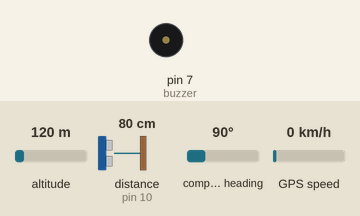
Recording of a sketch running on a simulated Arduino Uno, built with avr-gcc and run on an emulated ATmega328P. Parts: buzzer (waves = sounding, pin HIGH). Wiring (inferred from the names in the program): ultrasonic range finder: trigger pin 9; echo pin 10. The test bench sets the inputs (shaded band); at power-on: altitude 120 m, distance to the obstacle (sensor on pin 10) 80 cm, compass heading 90°, GPS speed 0 km/h. The echo pulse lasts 58.3 µs per cm; the GPS gets a fix after 3 s at 37.7749, -122.4194 with 8 satellites; pins used as bus, display or sensor lines are not drawn; what the sketch prints to the serial monitor is not drawn.

Above: at 0.1 s.
At 2.1 s:
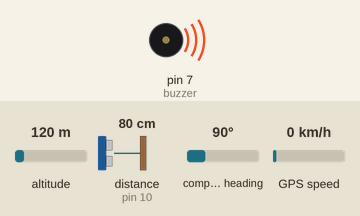
Timing chart, 0 to 3.6 s (numbered marks = the images above):
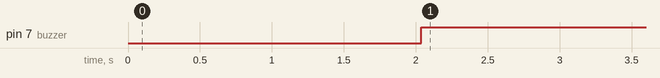

Measured:
- by itself, pin 7 (buzzer): LOW → HIGH at 2.0 s

The sketch:

GPS-Ultrasonic.ino
```cpp
#include <TinyGPS.h>
#include <TTS.h>

#include <TinyGPS++.h>
#include <SoftwareSerial.h>

static const int RXPin = 2, TXPin = 3;
static const uint32_t GPSBaud = 9600;
const int trigPin = 9;
const int echoPin = 10;
const int buzzer =7;
long duration;
int distance;
#define PWM 6

//TTS Object
TTS text2speech(PWM);
// The TinyGPS++ object
TinyGPSPlus gps;

// The serial connection to the GPS device
SoftwareSerial ss(RXPin, TXPin);

void setup()
{
  Serial.begin(115200);
  ss.begin(GPSBaud);
  pinMode(trigPin, OUTPUT); // Sets the trigPin as an Output
  pinMode(buzzer, OUTPUT);
  pinMode(echoPin, INPUT); // Sets the echoPin as an Input

}

void loop()
{
  Serial.flush();
  GPSMethod();
  delay(2000);
  UltrasonicMethod();
  delay(2000);
  Serial.flush();
}

void GPSMethod()
{
   // This sketch displays information every time a new sentence is correctly encoded.
  while (ss.available() > 0)
    if (gps.encode(ss.read()))
      displayInfo();

  if (millis() > 5000 && gps.charsProcessed() < 10)
  {
    Serial.println(F("No GPS detected: check wiring."));
    while(true);
  }
}

void displayInfo()
{
  Serial.print(F("Location: "));
  if (gps.location.isValid())
  {
    Serial.print(gps.location.lat(), 6);
    Serial.print(F(","));
    Serial.print(gps.location.lng(), 6);
    //float latitude = gps.location.lat(), 6;
    //float longitude = gps.location.lng(), 6;

    if (gps.location.lat(), 6 == 4.22222 && gps.location.lng(), 6 == 9.43214)
    {
      text2speech.setPitch(1);
      text2speech.sayText ("Checkpoint");
    }
    else if (gps.location.lat(), 6 == 4.42222 && gps.location.lng(), 6 == 9.42214)
    {
      text2speech.setPitch(1);
      text2speech.sayText ("Checkpoint");
    }
  }
  else
  {
    Serial.print(F("INVALID"));
  }

Serial.print(F("  Altitude: "));
  if (gps.altitude.isValid())
  {
    Serial.print(gps.altitude.feet(), 6);
    Serial.print(F(","));

  }
  else
  {
    Serial.print(F("INVALID"));
  }

  Serial.print(F("  Date/Time: "));
  if (gps.date.isValid())
  {
    Serial.print(gps.date.month());
    Serial.print(F("/"));
    Serial.print(gps.date.day());
    Serial.print(F("/"));
    Serial.print(gps.date.year());
  }
  else
  {
    Serial.print(F("INVALID"));
  }

  Serial.print(F(" "));
  if (gps.time.isValid())
  {
    if (gps.time.hour() < 10) Serial.print(F("0"));
    Serial.print(gps.time.hour());
    Serial.print(F(":"));
    if (gps.time.minute() < 10) Serial.print(F("0"));
    Serial.print(gps.time.minute());
    Serial.print(F(":"));
    if (gps.time.second() < 10) Serial.print(F("0"));
    Serial.print(gps.time.second());
    Serial.print(F("."));
    if (gps.time.centisecond() < 10) Serial.print(F("0"));
    Serial.print(gps.time.centisecond());

  }
  else
  {
    Serial.print(F("INVALID"));
  }

  Serial.println();
}
void UltrasonicMethod()
{
  // Clears the trigPin
digitalWrite(trigPin, LOW);
delayMicroseconds(2);
// Sets the trigPin on HIGH state for 10 micro seconds
digitalWrite(trigPin, HIGH);
delayMicroseconds(10);
digitalWrite(trigPin, LOW);
// Reads the echoPin, returns the sound wave travel time in microseconds
duration = pulseIn(echoPin, HIGH);
// Calculating the distance
distance= duration*0.034/2;
// Prints the distance on the Serial Monitor
if (distance < 1800) // Checking the distance, you can change the value
{
  //Serial.print(distance);
//digitalWrite(motor,HIGH); // When the the distance below 100cm
digitalWrite(buzzer,HIGH);
} else
{
//digitalWrite(motor,LOW);// when greater than 100cm
digitalWrite(buzzer,LOW);
} delay(500);
Serial.print("Distance in centimeters: ");
Serial.println(distance);
}
```
